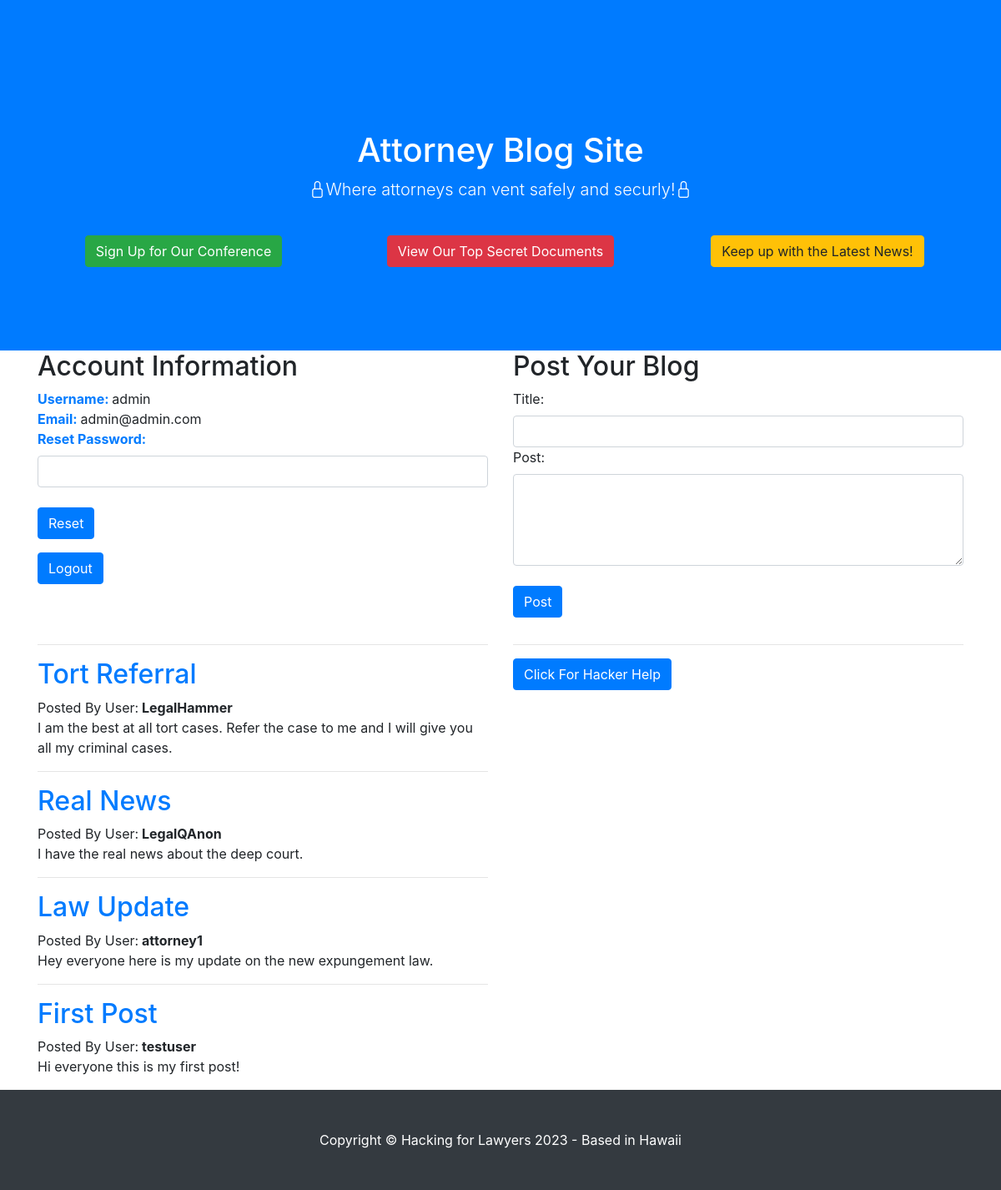
The app's page /app/blog/index.php (signed in) with its own data.
### tables this page shows
CREATE TABLE `users` (
  `ID` int(11) NOT NULL AUTO_INCREMENT,
  `username` varchar(500) NOT NULL,
  `password` varchar(500) NOT NULL,
  `email` varchar(500) NOT NULL,
  `first_name` varchar(500) NOT NULL,
  `last_name` varchar(500) NOT NULL,
  `ssn` varchar(500) NOT NULL,
  PRIMARY KEY (`ID`)
);

CREATE TABLE `blogposts` (
  `ID` int(11) NOT NULL AUTO_INCREMENT,
  `blogtitle` varchar(100) NOT NULL,
  `blogpost` varchar(1000) NOT NULL,
  `username` varchar(100) NOT NULL,
  `Timestamp` timestamp NOT NULL DEFAULT CURRENT_TIMESTAMP,
  PRIMARY KEY (`ID`)
);

### app/blog/index.php (the view, shortened to what this page needs)
<?php
include '../sql.php';
?>
  <header class="bg-primary text-white">
    <div class="container text-center">
      <h1>Attorney Blog Site</h1>
      <p class="lead"><i class="bi bi-lock"></i>Where attorneys can vent safely and securly!<i class="bi bi-lock"></i></p>
      <div class="row">
        <div class="col-lg-4 ">
            <a href="/blog/event.php" class="btn btn-success">Sign Up for Our Conference</a></br>
        </div>
        <div class="col-lg-4 ">
            <a href="/blog/classified_portal.php" class="btn btn-danger">View Our Top Secret Documents</a></br>
        </div>
        <div class="col-lg-4 ">
            <a href="/blog/article.php" class="btn btn-warning">Keep up with the Latest News!</a></br>
        </div>
</div>
    </div>
  </header>
  <div class="container">
      <div class="row">
        <div class="col-lg-6 ">
<?php
$login = False;
if(isset($_COOKIE['username']) || $login == True){
    echo "<h2>Account Information</h2>";
    if($login == True){
        $username = $_POST['username'];
    }else{
        $username = $_COOKIE['username'];
    }
    $sqlquery = "SELECT username, email FROM users WHERE username = '". $username . "'";
    $sql = $connection->query($sqlquery);
    $fullarray = $sql->fetch_all(MYSQLI_ASSOC);
    $fullarray = $fullarray[0];
    echo "<span class='text-primary font-weight-bold'>Username: </span><span id='accountinfousername'>" . $fullarray['username'] . "</span><br>";
    echo "<span class='text-primary font-weight-bold'>Email: </span><span>" . $fullarray['email'] . "</span><br>";
    echo '<div class="form-group">
            <form method = "post" action="index.php">
              <label for "resetpassword" class="text-primary font-weight-bold">Reset Password:</label><br>
              <input id="resetpassword" type="text" name="resetpassword" class="form-control">
              <br>
              <button type="submit" id="resetpasswordbutton" class="btn btn-primary">Reset</button>
            </form>
          </div>';
          echo '<div class="form-group">
          <form method = "post" action="index.php">
            <input id="logout" type="hidden" name="logout" value="true">
            <button type="submit" id="logoutbutton" class="btn btn-primary">Logout</button>
          </form>
        </div>';
}
?>
</div>
<div class="col-lg-6">
<?php
if(isset($_COOKIE['username']) || $login == True){
echo'<div class="form-group">
            <h2> Post Your Blog</h2>
            <form method = "post" action="index.php">
              <label for "blogtitle">Title:</label><br>
              <input id="blogtitle" type="text" name="blogtitle" class="form-control">
              <label for "blogpost">Post:</label><br>
              <textarea id="blogpost" type="text-area" name="blogpost" class="form-control" rows=4></textarea>
              <br>
              <button id="submitpostbutton" type="submit" class="btn btn-primary">Post</button>
            </form>
          </div>';
}else{
    echo "<h2 class='text-primary text-center'>Please login to post</h2>";
}
?>
</div>
</div>
</div>
<div class="container">
      <div class="row">
        <div class="col-lg-6 " id='blogs'>
<?php
    $sql = $connection->query("SELECT * FROM blogposts ORDER BY ID DESC");
    $fullarray = $sql->fetch_all(MYSQLI_ASSOC);
    foreach($fullarray as $blogpost){
        echo("<hr>");
        echo("<h2 class='text-primary'>" . $blogpost['blogtitle'] . "</h2>");
        echo("<span> Posted By User:</span><span class='font-weight-bold username'> " . $blogpost['username'] . "</span>");
        echo("<p class='blog_post'>" . $blogpost['blogpost'] . "</p>");
    }
?>
        </div>
        <div class="col-lg-6 ">
            <hr>
            <button class='btn btn-primary' data-toggle="collapse" data-target="#hackerhelp">Click For Hacker Help</button>
        </div>
    </div>
</div>

### records on screen
users: username "admin", email "admin@admin.com"
blogposts: blogtitle "Tort Referral", username "LegalHammer", blogpost "I am the best at all tort cases. Refer the case to me and I will give you all my criminal cases."
blogposts: blogtitle "Real News", username "LegalQAnon", blogpost "I have the real news about the deep court."
blogposts: blogtitle "Law Update", username "attorney1", blogpost "Hey everyone here is my update on the new expungement law."
blogposts: blogtitle "First Post", username "testuser", blogpost "Hi everyone this is my first post!"
